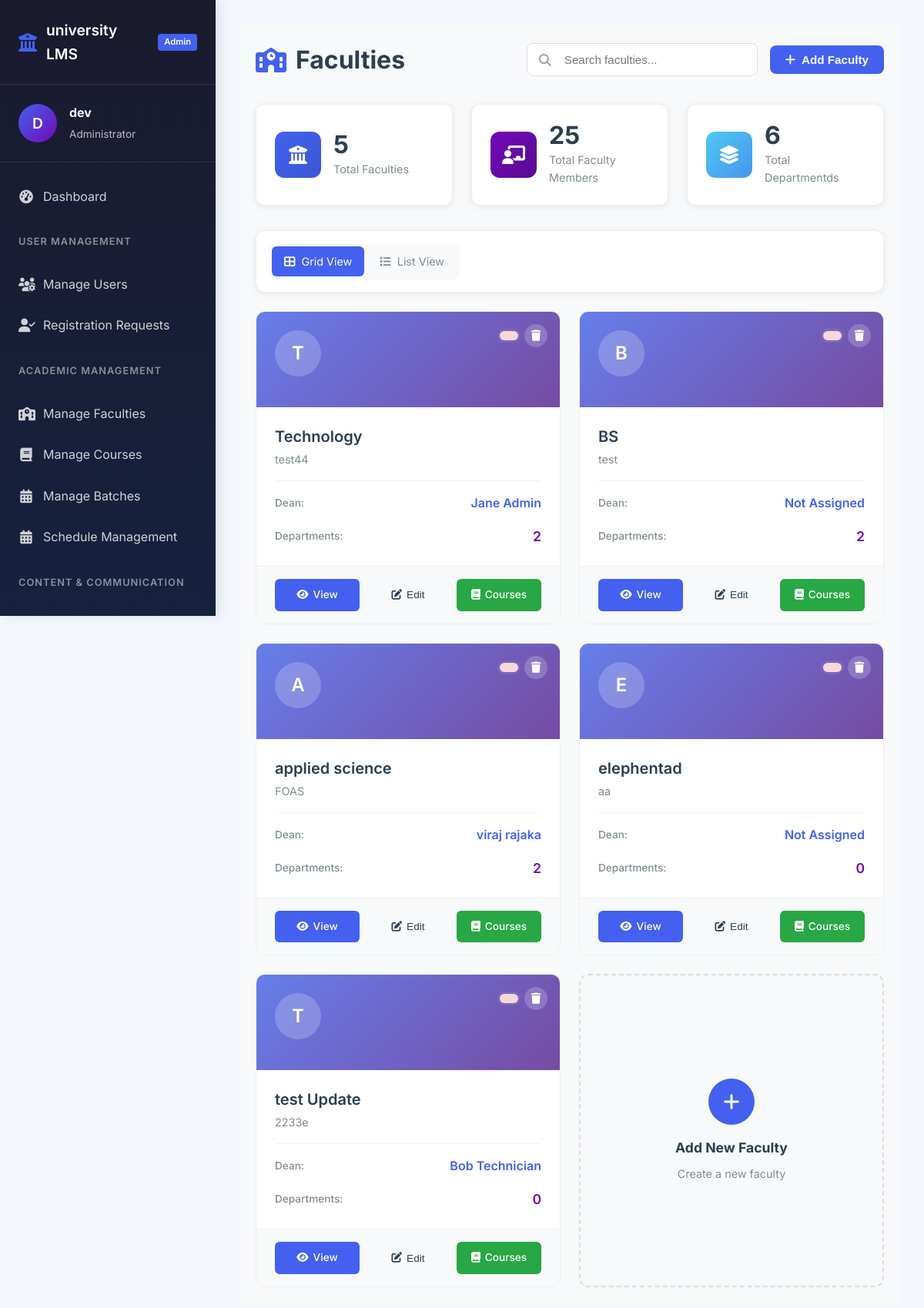
Before: /dashboard/admin/manage_faculties/ (signed in) with the older database file.
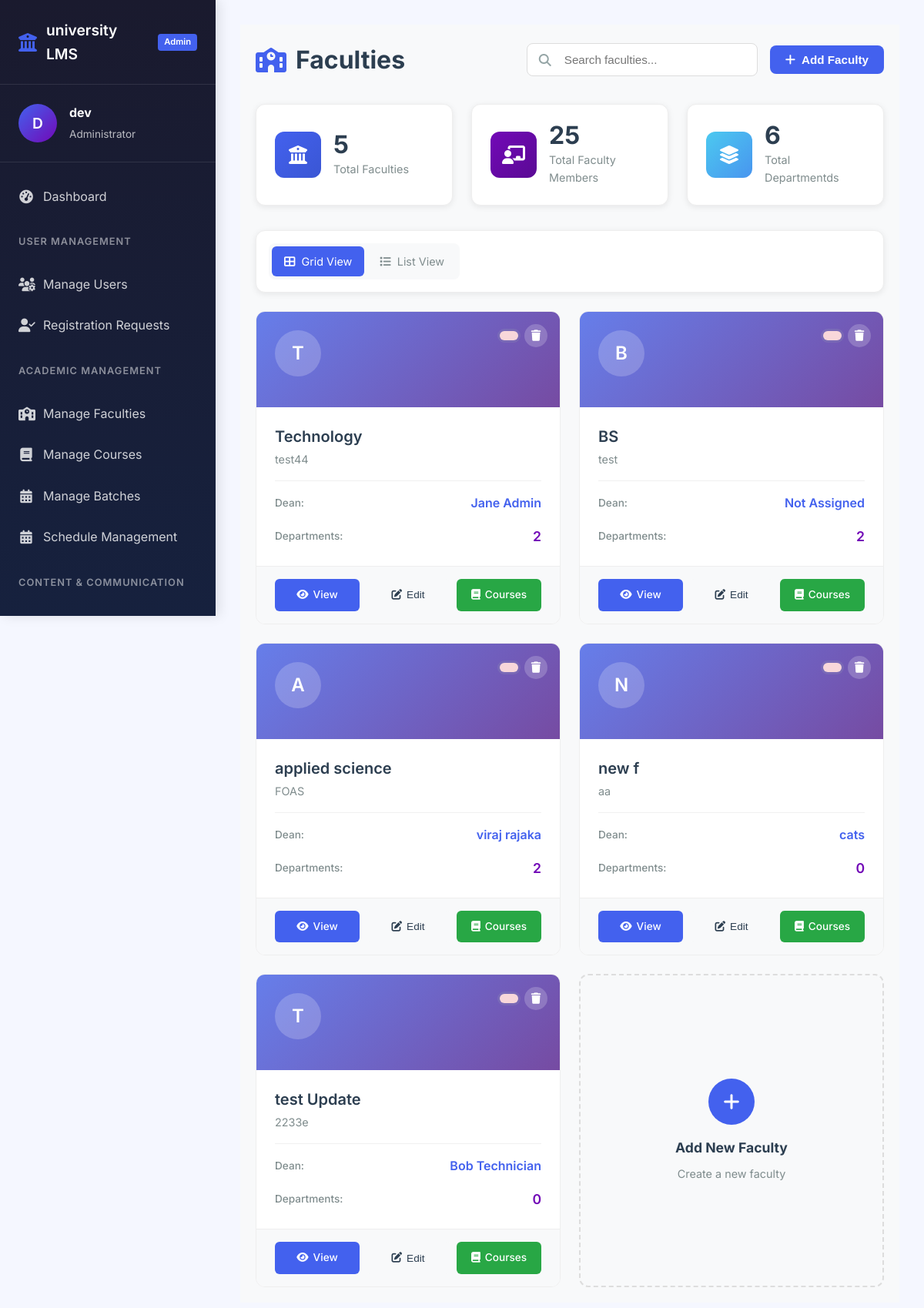
After: the same page with the newer database file.
### university/models.py (models this page shows, shortened)
class Faculty(models.Model):
    university = models.ForeignKey(University, on_delete=models.CASCADE)
    code = models.CharField(max_length=30,null=True)
    name = models.CharField(max_length=50,unique=True)
    dean = models.ForeignKey("Users.Staff", on_delete=models.SET_NULL, null=True, blank=True)
    class Meta:
        unique_together = ('university','name')

### Users/models.py (models this page shows, shortened)
class Staff(models.Model):
    class stf_type(models.TextChoices):
        lecture = 'lecture'
        profesor = 'profesor'
        admin = 'admin'
        support = 'support'
    name = models.CharField(max_length=30)
    faculty_name = models.ForeignKey(Faculty,on_delete=models.CASCADE, null=True)
    department_name = models.ForeignKey(Department,on_delete=models.CASCADE, null=True)
    username = models.OneToOneField(User,on_delete=models.CASCADE, null=True)
    staff_type = models.CharField(max_length=20,choices=stf_type.choices, default='lecture')

### university/views.py (the view)
# urls.py: path('admin/manage_faculties/',university_views.manage_faculties,name='manage_faculties'),
@login_required(login_url='Users:login')
def manage_faculties(request):
    if request.user.is_staff == 0:
        return redirect('dashboard:route')
    context = {}
    context['faculties'] = university_models.Faculty.objects.all()
    context['total_departments'] = university_services.department_count()
    if request.user.role == 'staff':
        user = user_models.Staff.objects.get(username=request.user)
        context['faculties'] = context['faculties'].filter(id=user.id)
        context['total_departments'] = university_services.department_count(faculty_id=user.faculty_name)
    context['total_faculty_members'] = user_services.user_count(admins=False)
    context['available_deans'] = user_models.Staff.objects.all()
    return render(request,'dashboard/admin/manage_faculties.html',context)

### Users/services.py (called while the page is built)
def user_count(faculty_id:int=None,department_id:int=None,admins:bool=True)->int:
    if faculty_id:
        count = Student.objects.filter(faculty_name=faculty_id).count()
        count += Staff.objects.filter(faculty_name=faculty_id).count()
        return count
    if department_id:
        count = Student.objects.filter(department_name=department_id).count()
        count += Staff.objects.filter(department_name=department_id).count()
    if not admins:
        return User.objects.exclude(role='admin').count()
    return User.objects.count()

### config/config.py (called while the page is built)
def sync_setting():
    global _settings_cache, _last_update
    from .models import SystemSettings
    last_update = SystemSettings.objects.filter(pk=1).values_list("last_update", flat=True).first()
    if not last_update:
        load_settings()
        return
    if last_update == _last_update:
        return
    row = _get_row()
    with _lock:
        _settings_cache = dict(row.settings or {})
        _last_update = row.last_update

### config/context_processors.py (called while the page is built)
def vle_settings(request):
    return {
        'settings':{
            key:get_setting(key) for key in SETTINGS_SCHEMA
        }
    }

### dashboard/templates/dashboard/admin/manage_faculties.html (shortened to what the changed rows need)
{% extends "main.html" %}
{% block body %}
<div class="faculties-management">
    <div class="page-header">
        <h1 class="page-title">
            <i class="fas fa-school"></i> Faculties
        </h1>
    </div>
    <div class="faculties-grid" id="gridView">
        {% if faculties %}
            {% for faculty in faculties %}
            <div class="faculty-card" data-id="{{ faculty.id }}" data-name="{{ faculty.name|lower }}" data-code="{{ faculty.code|lower }}" data-dean="{{ faculty.dean.fullname|lower|default:'' }}">
                <div class="faculty-header">
                    <div class="avatar">{{ faculty.name|first|upper }}</div>
                    <div class="header-top-actions">
                        <div class="status-badge {% if faculty.is_active %}active{% else %}inactive{% endif %}"></div>
                        {% if request.user.is_authenticated and request.user.is_superuser %}
                        <button class="btn-delete-faculty" onclick="deleteFaculty(event, {{ faculty.id }}, '{{ faculty.name }}')">
                            <i class="fas fa-trash"></i>
                        </button>
                        {% endif %}
                    </div>
                </div>
                <div class="faculty-body">
                    <h4>{{ faculty.name }}</h4>
                    <p class="faculty-code">{{ faculty.code|default:"No Code" }}</p>
                    <div class="faculty-info">
                        <div class="info-row">
                            <span class="info-label">Dean:</span>
                            <span class="info-value dean-name">
                                {% if faculty.dean %}
                                    {{ faculty.dean.name }}
                                {% else %}
                                    Not Assigned
                                {% endif %}
                            </span>
                        </div>
                        <div class="info-row">
                            <span class="info-label">Departments:</span>
                            <span class="info-value department-count">{{ faculty.department_set.all|length|default:"0" }}</span>
                        </div>
                    </div>
                </div>
                <div class="faculty-footer">
                    <a href="{% url 'dashboard:manage_faculty' faculty.id %}" class="btn btn-view">
                        <i class="fas fa-eye"></i> View
                    </a>
                    <button class="btn btn-edit" onclick="editFaculty({{ faculty.id }})">
                        <i class="fas fa-edit"></i> Edit
                    </button>
                    <a href="{% url 'dashboard:manage_courses' %}?faculty={{ faculty.id }}" class="btn btn-courses">
                        <i class="fas fa-book"></i> Courses
                    </a>
                </div>
            </div>
            {% endfor %}
        {% endif %}
    </div>
</div>
{% endblock %}

Changed rows visible on the page:
changed Faculty "aa": name|first "E" → "N"; name "elephentad" → "new f"; dean.name (not shown) → "cats"; no longer shows "Not Assigned"
